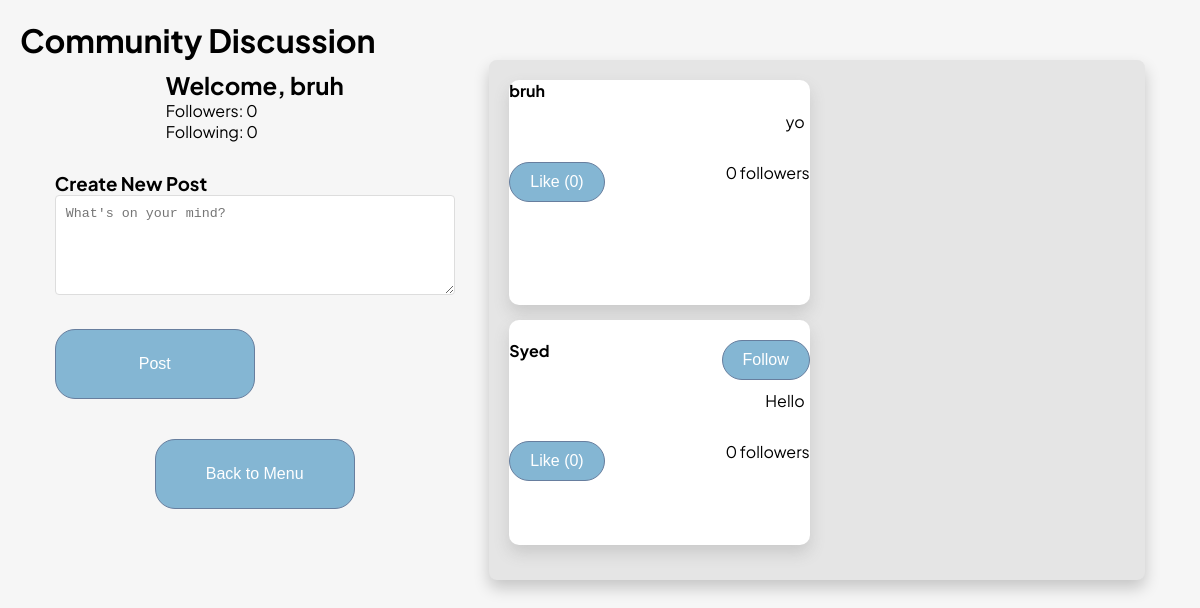
The app's page /discussion (signed in), older data.
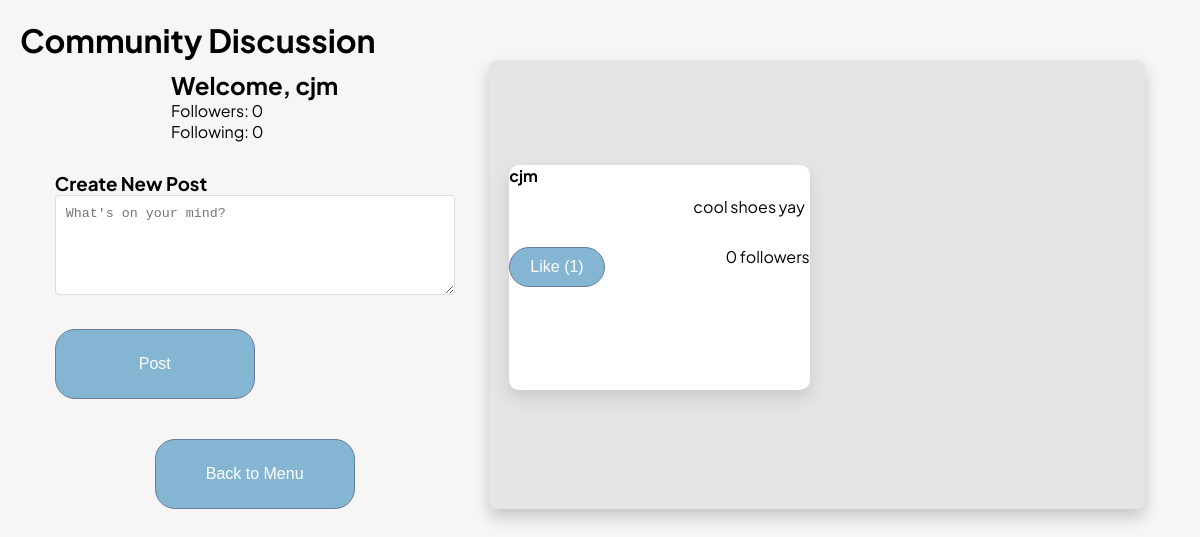
The same page, newer data.
### tables this page shows
CREATE TABLE DiscussionEntry (
    DiscussionEntryID INTEGER PRIMARY KEY AUTOINCREMENT,
    Body TEXT,
    Username TEXT NOT NULL,
    Likes INT DEFAULT 0,
    FOREIGN KEY (Username) REFERENCES Client(Username)
);

### main.py (the view)
@app.route('/discussion', methods=['GET'])
def view_discussion():
    if 'username' not in session:
        return redirect(url_for('login'))
    conn = get_db()
    dbCursor = conn.cursor()
    entries = logic.get_discussion_entries(dbCursor)
    user_stats = logic.get_user_stats(dbCursor, session['username'])
    return render_template(
        'discussion.html',
        entries=entries,
        current_user=session['username'],
        user_stats=user_stats
    )

### logic.py (called while the page is built)
def get_discussion_entries(dbCursor, limit=50):
    query = """
        SELECT de.DiscussionEntryID, de.Body, de.Username, de.Likes,
               COUNT(DISTINCT f.FollowerUsername) as FollowerCount
        FROM DiscussionEntry de
        LEFT JOIN Follows f ON de.Username = f.FollowingUsername
        GROUP BY de.DiscussionEntryID
        ORDER BY de.DiscussionEntryID DESC
        LIMIT ?
    """
    try:
        dbCursor.execute(query, (limit,))
        return dbCursor.fetchall()
    except Exception as e:
        print(f"Error fetching discussion entries: {e}")
        return []

def get_user_stats(dbCursor, username):
    try:
        follower_query = """
            SELECT COUNT(*) FROM Follows
            WHERE FollowingUsername = ?
        """
        dbCursor.execute(follower_query, (username,))
        follower_count = dbCursor.fetchone()[0]
        following_query = """
            SELECT COUNT(*) FROM Follows
            WHERE FollowerUsername = ?
        """
        dbCursor.execute(following_query, (username,))
        following_count = dbCursor.fetchone()[0]
        return {
            'followers': follower_count,
            'following': following_count
        }
    except Exception as e:
        print(f"Error getting user stats: {e}")
        return {'followers': 0, 'following': 0}

### main.py (called while the page is built)
def get_db():
    if 'db' not in g:
        g.db = sqlite3.connect(db_path, check_same_thread=False)
    return g.db

### templates/discussion.html (shortened to what this page needs)
<!DOCTYPE html>
<html>
<head>
    <link rel="stylesheet" href="static/app.css"/>
</head>
<body>
    <h1>Community Discussion</h1>
    <div class="menu-container">
        <div class="left-column">
            <div class="user-stats">
                <h2>Welcome, {{ current_user }}</h2>
                <p>Followers: {{ user_stats.followers }}</p>
                <p>Following: {{ user_stats.following }}</p>
            </div>
            <div class="create-post">
                <h3>Create New Post</h3>
                <form id="postForm" onsubmit="createPost(event)">
                    <textarea name="body" required placeholder="What's on your mind?"></textarea>
                    <button type="submit" class="btn">Post</button>
                </form>
            </div>
            <form action="/menu" method="GET">
                <button class="btn">Back to Menu</button>
            </form>
        </div>
        <div class="column releases-box">
            <div class="entries">
                {% for entry in entries %}
                <div class="releases-box-section entry" data-id="{{ entry[0] }}">
                    <div class="entry-header">
                        <strong>{{ entry[2] }}</strong>
                        {% if entry[2] != current_user %}
                        <button class="btn" onclick="followUser('{{ entry[2] }}')">Follow</button>
                        {% endif %}
                    </div>
                    <p>{{ entry[1] }}</p>
                    <div class="entry-footer">
                        <button class="btn" onclick="toggleLike('{{entry[0]}}')">
                            Like ({{ entry[3] }})
                        </button>
                        <span>{{ entry[4] }} followers</span>
                    </div>
                </div>
                {% endfor %}
            </div>
        </div>
    </div>
</body>
</html>

### static/app.css (style rules this page uses)
* { margin: 0; padding: 0; box-sizing: border-box; }
body { margin: 20px; font-family: "Plus Jakarta Sans", sans-serif; font-size: 1rem; background-color: rgb(246, 246, 246); }
html { font-size: 16px; scroll-behavior: smooth; }
.btn { padding: 10px 20px; font-size: 1rem; background-color: rgb(132, 182, 211); color: white; border-radius: 20px; cursor: pointer; border: 1.5px solid rgb(103, 126, 158); margin-top: 20px; }
.menu-container { display: flex; justify-content: space-between; }
.left-column { display: flex; flex: 1; margin-left: 3%; max-width: fit-content; align-items: center; flex-direction: column; }
.column { display: flex; flex: 1; align-items: center; flex-direction: column; }
.left-column button { width: 200px; height: 70px; }
.releases-box { margin-left: 3%; margin-right: 3%; display: grid; grid-template-columns: repeat(2, 1fr); grid-gap: 15px; width: 100%; padding: 20px; background-color: #e5e5e5; border-radius: 8px; box-sizing: border-box; box-shadow: 0px 8px 16px 0px rgba(0, 0, 0, 0.2); }
.releases-box-section { height: 225px; background-color: #ffffff; display: flex; flex-direction: column; color: white; border-radius: 10px; box-shadow: 0px 8px 16px 0px rgba(94, 94, 94, 0.2); text-align: right; color: black; }
.releases-box-section p { margin-right: 5px; }

### templates/discussion.html (style rules this page uses)
.user-stats { margin-bottom: 20px; padding: 10px; }
.create-post { margin-bottom: 20px; }
.create-post textarea { width: 100%; min-height: 100px; margin-bottom: 10px; padding: 10px; border: 1px solid #ddd; border-radius: 4px; }
.entry { margin-bottom: 15px; }
.entry-header { display: flex; justify-content: space-between; align-items: center; margin-bottom: 10px; }
.entry-footer { margin-top: 10px; display: flex; justify-content: space-between; align-items: center; }

Row changes from the older to the newer data that the page shows:
removed DiscussionEntry: Username "bruh", Body "yo", Likes "0"
removed DiscussionEntry: Username "Syed", Body "Hello", Likes "0"
added DiscussionEntry: Username "cjm", Body "cool shoes yay", Likes "1", entry "0"
